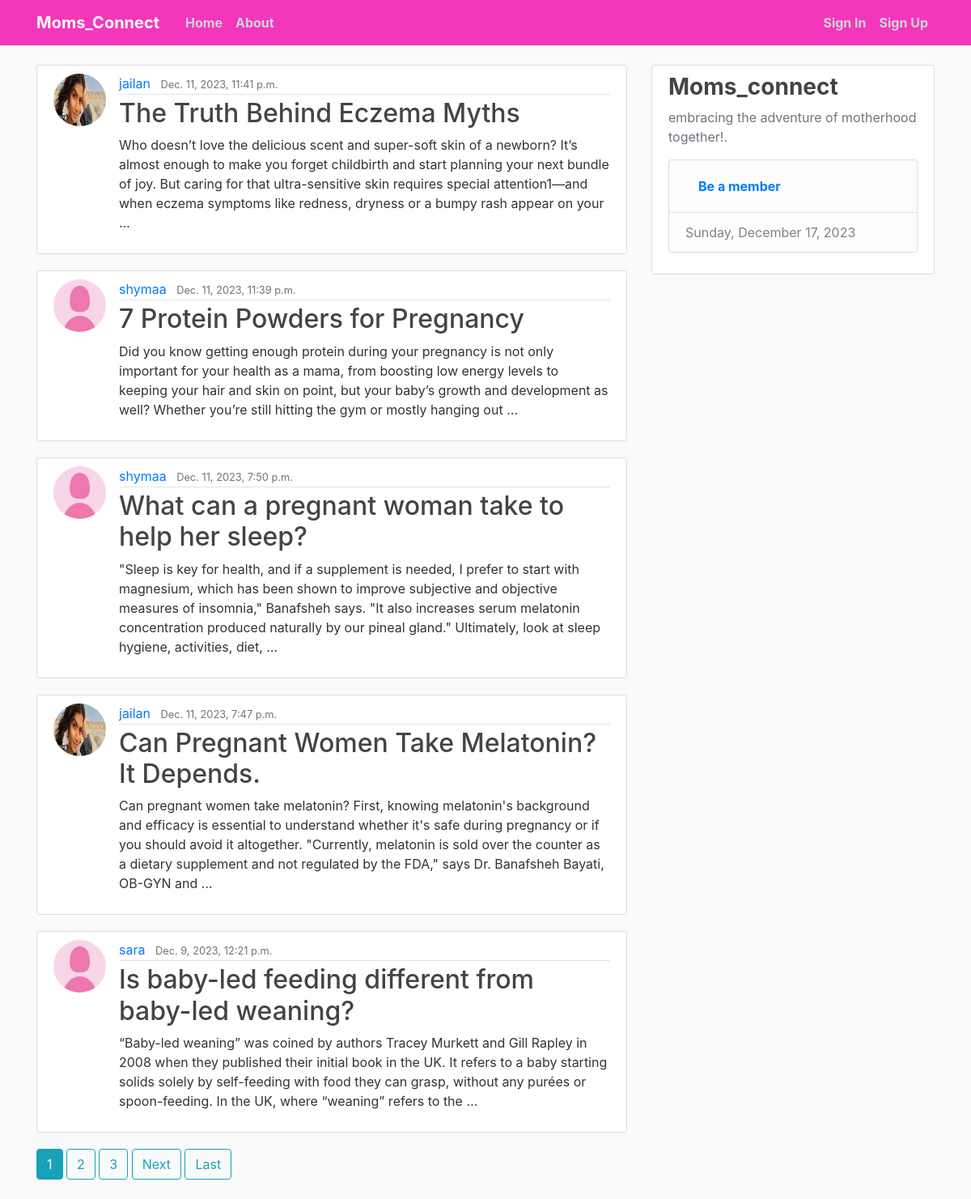
The app's page /, older data.
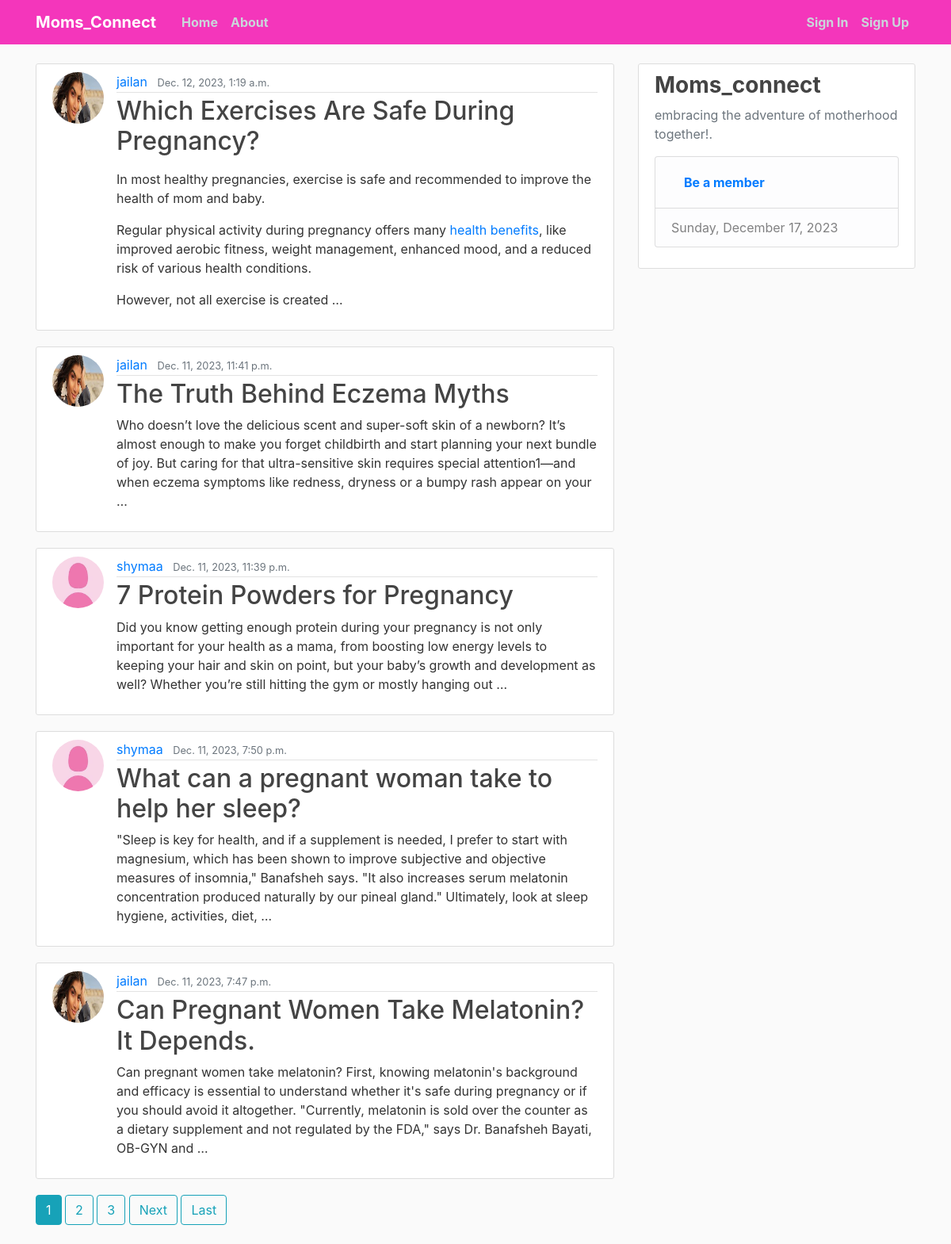
The same page, newer data.
### blog/models.py (models this page shows, shortened)
class Post(models.Model):
    title = models.CharField(max_length=200)
    content = RichTextField(blank=True, null=True)
    date_posted = models.DateTimeField(default=timezone.now)
    author = models.ForeignKey(User, on_delete=models.CASCADE)

### users/models.py (models this page shows, shortened)
class Profile(models.Model):
    user = models.OneToOneField(User, on_delete=models.CASCADE)
    Bio = models.CharField(max_length=1000, blank=True)
    image = models.ImageField(default='default.jpg', upload_to='profile_photos')

### blog/views.py (the view)
# urls.py: path('', PostListView.as_view(), name='blog-home'),
class PostListView(ListView):
    model = Post
    template_name = 'blog/home.html'
    context_object_name = 'posts'
    ordering = ['-date_posted']
    paginate_by = 5

### templates/blog/home.html (shortened to what this page needs)
{% extends "base.html" %}
{% block content %}
    {% for post in posts %}
    <article class="media content-section">
      <img class="rounded-circle article-img" src="{{ post.author.profile.image.url }}">
        <div class="media-body">
          <div class="article-metadata">
            <a class="mr-2" href="{% url 'blog-user-posts' post.author.username %}">{{ post.author }}</a>
            <small class="text-muted">{{ post.date_posted }}</small>
          </div>
          <h2><a class="article-title" href="{% url 'blog-post-detail' post.id %}">{{ post.title }}</a></h2>
          <p class="article-content">{{ post.content|truncatewords:50|safe }}</p>
        </div>
    </article>
    {% endfor %}
    {% if is_paginated %}
    {% for num in page_obj.paginator.page_range %}
        {% if page_obj.number == num %}
          <a class="btn btn-info mb-4" href="?page={{ num }}">{{ num }}</a>
        {% elif num > page_obj.number|add:'-3' and num < page_obj.number|add:'3' %}
          <a class="btn btn-outline-info mb-4" href="?page={{ num }}">{{ num }}</a>
        {% endif %}
      {% endfor %}
      {% if page_obj.has_next %}
        <a class="btn btn-outline-info mb-4" href="?page={{ page_obj.next_page_number }}">Next</a>
        <a class="btn btn-outline-info mb-4" href="?page={{ page_obj.paginator.num_pages }}">Last</a>
      {% endif %}
    {% endif %}
{% endblock content %}

Row changes from the older to the newer data that the page shows:
no longer on this page (row unchanged): Post: author.profile.image (placeholder picture), author "sara", date_posted "Dec. 9, 2023, 12:21 p.m.", title "Is baby-led feeding different from baby-led weaning?", content "“Baby-led weaning” was coined by authors Tracey Murkett and Gill Rapley in 2008 when they published their initial book in the UK. It refers to a baby starting solids solely by self-feeding with food they can grasp, without any purées or spoon-feeding. In the UK, where “weaning” refers to the …"
added Post: author.profile.image (picture), author "jailan", date_posted "Dec. 12, 2023, 1:19 a.m.", title "Which Exercises Are Safe During Pregnancy?", content "In most healthy pregnancies, exercise is safe and recommended to improve the health of mom and baby. Regular physical activity during pregnancy offers many health benefits , like improved aerobic fitness, weight management, enhanced mood, and a reduced risk of various health conditions. However, not all exercise is created …"
